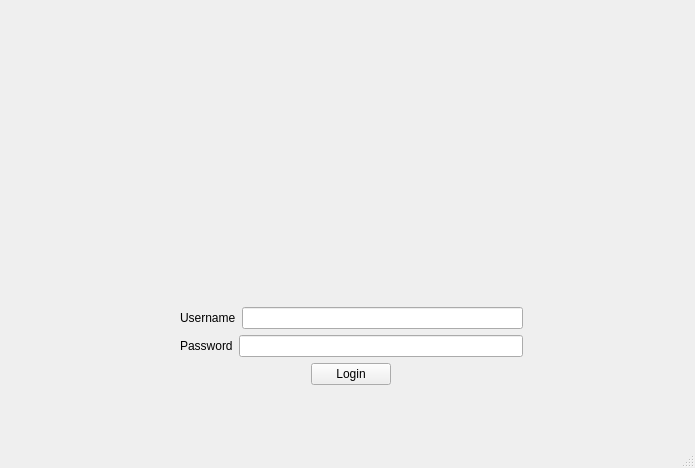
<?xml version="1.0" encoding="UTF-8"?>
<ui version="4.0">
 <class>LoginWindow</class>
 <widget class="QMainWindow" name="LoginWindow">
  <property name="geometry">
   <rect>
    <x>0</x>
    <y>0</y>
    <width>695</width>
    <height>468</height>
   </rect>
  </property>
  <property name="windowTitle">
   <string>Cardiocare DICOM Upload - Login</string>
  </property>
  <property name="autoFillBackground">
   <bool>true</bool>
  </property>
  <widget class="QWidget" name="centralwidget">
   <widget class="QWidget" name="layoutWidget">
    <property name="geometry">
     <rect>
      <x>180</x>
      <y>30</y>
      <width>343</width>
      <height>355</height>
     </rect>
    </property>
    <layout class="QVBoxLayout" name="verticalLayout">
     <item>
      <widget class="QLabel" name="logoLabel">
       <property name="minimumSize">
        <size>
         <width>331</width>
         <height>0</height>
        </size>
       </property>
       <property name="text">
        <string/>
       </property>
       <property name="pixmap">
        <pixmap resource="resources.qrc">:/cardiocare-logo2.png</pixmap>
       </property>
       <property name="alignment">
        <set>Qt::AlignCenter</set>
       </property>
      </widget>
     </item>
     <item>
      <layout class="QGridLayout" name="gridLayout">
       <item row="0" column="0">
        <layout class="QHBoxLayout" name="horizontalLayout">
         <item>
          <widget class="QLabel" name="usernameLabel">
           <property name="text">
            <string>Username</string>
           </property>
          </widget>
         </item>
         <item>
          <widget class="QLineEdit" name="usernameLineEdit"/>
         </item>
        </layout>
       </item>
       <item row="1" column="0">
        <layout class="QHBoxLayout" name="horizontalLayout_2">
         <item>
          <widget class="QLabel" name="passwordLabel">
           <property name="text">
            <string>Password</string>
           </property>
          </widget>
         </item>
         <item>
          <widget class="QLineEdit" name="passwordLineEdit">
           <property name="echoMode">
            <enum>QLineEdit::Password</enum>
           </property>
          </widget>
         </item>
        </layout>
       </item>
      </layout>
     </item>
     <item alignment="Qt::AlignHCenter">
      <widget class="QPushButton" name="loginButton">
       <property name="maximumSize">
        <size>
         <width>100</width>
         <height>16777215</height>
        </size>
       </property>
       <property name="text">
        <string>Login</string>
       </property>
      </widget>
     </item>
    </layout>
   </widget>
  </widget>
  <widget class="QMenuBar" name="menubar">
   <property name="geometry">
    <rect>
     <x>0</x>
     <y>0</y>
     <width>695</width>
     <height>24</height>
    </rect>
   </property>
  </widget>
  <widget class="QStatusBar" name="statusbar">
   <property name="enabled">
    <bool>false</bool>
   </property>
  </widget>
 </widget>
 <tabstops>
  <tabstop>usernameLineEdit</tabstop>
  <tabstop>passwordLineEdit</tabstop>
  <tabstop>loginButton</tabstop>
 </tabstops>
 <resources>
  <include location="resources.qrc"/>
 </resources>
 <connections/>
</ui>
